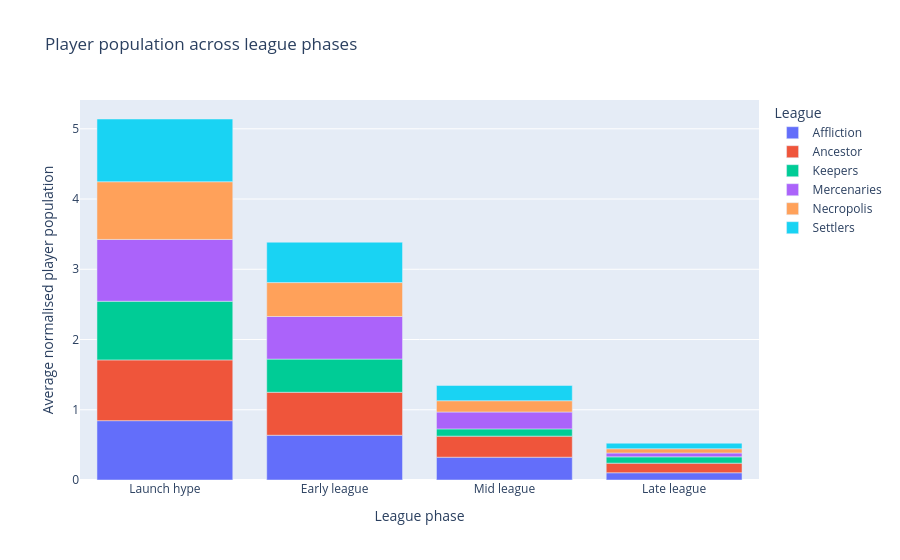

Notebook code cell kept with this figure:
### Code cell
#population across league phases
fig = px.bar(league_phase_summary,x="Phase",y="avg_players",color="League",category_orders={"Phase": phase_order},title="Player population across league phases")
fig.update_layout(xaxis_title="League phase",yaxis_title="Average normalised player population")
fig.show()

### Figure 1 — Plotly figure (JSON) as saved in the notebook; plotly's stock layout.template omitted (floating-point values rounded to 4 significant figures)
{"data": [{"hovertemplate": "League=Affliction<br>Phase=%{x}<br>avg_players=%{y}<extra></extra>", "legendgroup": "Affliction", "marker": {"color": "#636efa", "pattern": {"shape": ""}}, "name": "Affliction", "orientation": "v", "showlegend": true, "textposition": "auto", "type": "bar", "x": ["Early league", "Late league", "Launch hype", "Mid league"], "xaxis": "x", "y": [0.6373, 0.1032, 0.8446, 0.3246], "yaxis": "y"}, {"hovertemplate": "League=Ancestor<br>Phase=%{x}<br>avg_players=%{y}<extra></extra>", "legendgroup": "Ancestor", "marker": {"color": "#EF553B", "pattern": {"shape": ""}}, "name": "Ancestor", "orientation": "v", "showlegend": true, "textposition": "auto", "type": "bar", "x": ["Early league", "Late league", "Launch hype", "Mid league"], "xaxis": "x", "y": [0.6115, 0.1365, 0.8651, 0.2999], "yaxis": "y"}, {"hovertemplate": "League=Keepers<br>Phase=%{x}<br>avg_players=%{y}<extra></extra>", "legendgroup": "Keepers", "marker": {"color": "#00cc96", "pattern": {"shape": ""}}, "name": "Keepers", "orientation": "v", "showlegend": true, "textposition": "auto", "type": "bar", "x": ["Early league", "Late league", "Launch hype", "Mid league"], "xaxis": "x", "y": [0.4724, 0.08967, 0.8351, 0.1032], "yaxis": "y"}, {"hovertemplate": "League=Mercenaries<br>Phase=%{x}<br>avg_players=%{y}<extra></extra>", "legendgroup": "Mercenaries", "marker": {"color": "#ab63fa", "pattern": {"shape": ""}}, "name": "Mercenaries", "orientation": "v", "showlegend": true, "textposition": "auto", "type": "bar", "x": ["Early league", "Late league", "Launch hype", "Mid league"], "xaxis": "x", "y": [0.6064, 0.05535, 0.88, 0.2405], "yaxis": "y"}, {"hovertemplate": "League=Necropolis<br>Phase=%{x}<br>avg_players=%{y}<extra></extra>", "legendgroup": "Necropolis", "marker": {"color": "#FFA15A", "pattern": {"shape": ""}}, "name": "Necropolis", "orientation": "v", "showlegend": true, "textposition": "auto", "type": "bar", "x": ["Early league", "Late league", "Launch hype", "Mid league"], "xaxis": "x", "y": [0.4829, 0.06024, 0.8214, 0.1604], "yaxis": "y"}, {"hovertemplate": "League=Settlers<br>Phase=%{x}<br>avg_players=%{y}<extra></extra>", "legendgroup": "Settlers", "marker": {"color": "#19d3f3", "pattern": {"shape": ""}}, "name": "Settlers", "orientation": "v", "showlegend": true, "textposition": "auto", "type": "bar", "x": ["Early league", "Late league", "Launch hype", "Mid league"], "xaxis": "x", "y": [0.575, 0.07907, 0.8931, 0.2171], "yaxis": "y"}], "layout": {"barmode": "relative", "legend": {"title": {"text": "League"}, "tracegroupgap": 0}, "title": {"text": "Player population across league phases"}, "xaxis": {"anchor": "y", "categoryarray": ["Launch hype", "Early league", "Mid league", "Late league"], "categoryorder": "array", "domain": [0, 1], "title": {"text": "League phase"}}, "yaxis": {"anchor": "x", "domain": [0, 1], "title": {"text": "Average normalised player population"}}}}
